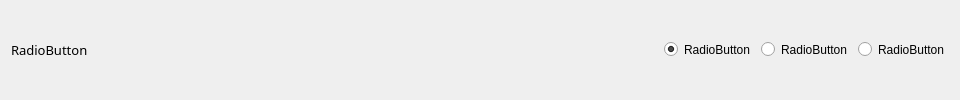
                <widget class="QWidget" name="widget_3" native="true">
                 <layout class="QGridLayout" name="gridLayout_7">
                  <item row="0" column="0">
                   <widget class="QLabel" name="label_3">
                    <property name="font">
                     <font>
                      <family>微软雅黑</family>
                      <pointsize>10</pointsize>
                      <bold>false</bold>
                     </font>
                    </property>
                    <property name="text">
                     <string>RadioButton</string>
                    </property>
                   </widget>
                  </item>
                  <item row="0" column="1">
                   <spacer name="horizontalSpacer_3">
                    <property name="orientation">
                     <enum>Qt::Horizontal</enum>
                    </property>
                    <property name="sizeHint" stdset="0">
                     <size>
                      <width>570</width>
                      <height>20</height>
                     </size>
                    </property>
                   </spacer>
                  </item>
                  <item row="0" column="2">
                   <widget class="QRadioButton" name="radioButton_3">
                    <property name="minimumSize">
                     <size>
                      <width>0</width>
                      <height>31</height>
                     </size>
                    </property>
                    <property name="text">
                     <string>RadioButton</string>
                    </property>
                    <property name="checked">
                     <bool>true</bool>
                    </property>
                   </widget>
                  </item>
                  <item row="0" column="3">
                   <widget class="QRadioButton" name="radioButton_2">
                    <property name="minimumSize">
                     <size>
                      <width>0</width>
                      <height>31</height>
                     </size>
                    </property>
                    <property name="text">
                     <string>RadioButton</string>
                    </property>
                   </widget>
                  </item>
                  <item row="0" column="4">
                   <widget class="QRadioButton" name="radioButton">
                    <property name="minimumSize">
                     <size>
                      <width>0</width>
                      <height>31</height>
                     </size>
                    </property>
                    <property name="text">
                     <string>RadioButton</string>
                    </property>
                   </widget>
                  </item>
                 </layout>
                </widget>
